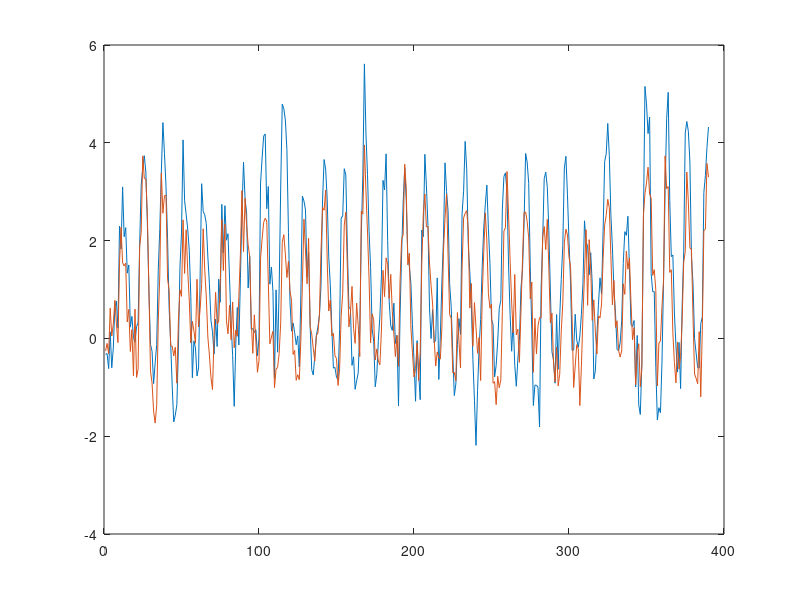
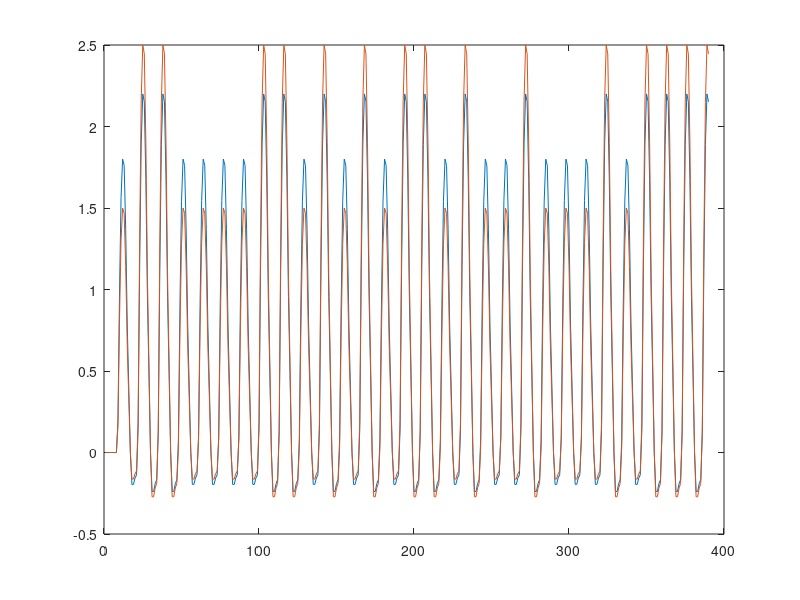

Reproduce these figures in MATLAB, in order. (Note: this script raises an error after producing the figures.)
hrf = [0 0 1 5 8 9.2 9 7 4 2 0 -1 -1 -0.8 -0.7 -0.5 -0.3 -0.1 0];
hrf = hrf / max(hrf);
seconds = 390;
time = zeros(1, seconds);
odor1 = [7 46 59 72 85 124 150 176 215 241 254 280 293 306 332];
odor1time=time;
odor1time(odor1)=1;
odor2 = [20 33 98 111 137 163 189 202 228 267 319 345 358 371 384];
odor2time=time;
odor2time(odor2)=1;
n=2;
voxel=zeros(n,seconds);
for i=1:n
    % oddvoxel:3-4 even:2-3
    odorhrf=conv(odor1time*(mod(i,2)+2+normrnd(0,0.05))+odor2time*(mod(i,2)+3+normrnd(0,0.05)),hrf);
    odorhrf=odorhrf(1:seconds);
    % 80% chance response to intensity
    if unifrnd(0,1)>0.2
        inthrf=conv(odor1time*(1.8+normrnd(0,0.05))+odor2time*(2.2+normrnd(0,0.05)),hrf);
    else
        inthrf=conv(odor1time*(1+normrnd(0,0.05))+odor2time*(1+normrnd(0,0.05)),hrf);
    end
    inthrf=inthrf(1:seconds);
    % 30% chance response to valence
    if unifrnd(0,1)>0.7
        valhrf=conv(odor1time*(1.5+normrnd(0,0.01))+odor2time*(2.5+normrnd(0,0.01)),hrf);
    else
        valhrf=conv(odor1time*(1+normrnd(0,0.01))+odor2time*(1+normrnd(0,0.01)),hrf);
    end
    valhrf=valhrf(1:seconds);
    % add noise
    noise1=conv(normrnd(0,0.2,[1,seconds]),hrf);
    noise1=noise1(1:seconds);
    noise2=normrnd(0,0.5,[1,seconds]);
    voxel(i,:)=odorhrf+noise1+noise2;
end
figure
plot(voxel')
% regressors
resodor1=conv(odor1time,hrf);
resodor2=conv(odor2time,hrf);
resval=conv(odor1time*1.8+odor2time*2.2,hrf);
resint=conv(odor1time*1.5+odor2time*2.5,hrf);
designmat=[resval;resint];
designmat=designmat(:,1:seconds);
figure
plot(designmat')
% glm fit
voxelfit=zeros(n,seconds);
% the constant term is the first element of b
b=zeros(3,n);
wholemat=[ones(seconds,1) designmat'];
fits=zeros(size(voxel));
for i=1:n
    b(:,i)=glmfit(designmat',voxel(i,:));
    val=wholemat*b(:,i);
    fits(i,:)=val';    
end
errors=voxel-fits;
figure
plot(fits')
figure
plot(errors')